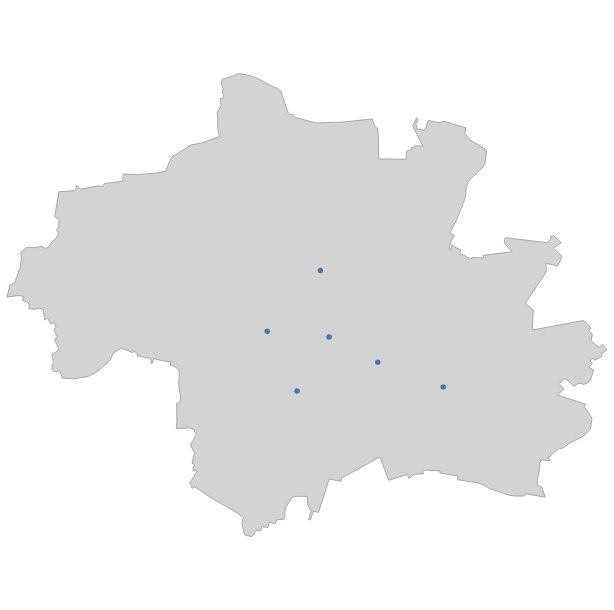

The notebook cell saved with this chart:
### Code cell
# Plot mit Altair
# 1.  mark_geoshape transparently uses the geometry column
basemap = alt.Chart(mmap).mark_geoshape(
    # add some styling to reduce the salience of the basemap
    fill="lightgray", stroke="darkgray"
).properties(width=600, height=600)

# 2.  we use mark_circle to have more control over visual variables
markers = alt.Chart(gdf).mark_circle(opacity=1).encode(
    # point latitude & longitude to coordinates in geometry column
    longitude='geometry.coordinates[0]:Q',
    latitude='geometry.coordinates[1]:Q',
    tooltip=['zaehlstelle'],
)
# combine the two layers 
basemap + markers

### Figure 1 — Vega-Lite specification as saved in the notebook (floating-point values rounded to 4 significant figures; data arrays with more than 128 entries replaced by an {"elided": "..."} marker saying what was removed)
{"config": {"view": {"continuousWidth": 300, "continuousHeight": 300}}, "layer": [{"data": {"name": "data-826249574c7cdbb25df9574946cfa892"}, "mark": {"type": "geoshape", "fill": "lightgray", "stroke": "darkgray"}}, {"data": {"name": "data-d20b0244f2f87b8879dbc97e304645d4"}, "mark": {"type": "circle", "opacity": 1}, "encoding": {"latitude": {"field": "geometry.coordinates[1]", "type": "quantitative"}, "longitude": {"field": "geometry.coordinates[0]", "type": "quantitative"}, "tooltip": [{"field": "zaehlstelle", "type": "nominal"}]}}], "height": 600, "width": 600, "$schema": "https://vega.github.io/schema/vega-lite/v5.16.3.json", "datasets": {"data-826249574c7cdbb25df9574946cfa892": [{"ADE": 4, "GF": 4, "BSG": 1, "RS": "09162", "AGS": "09162", "SDV_RS": "091620000000", "GEN": "München", "BEZ": "Kreisfreie Stadt", "IBZ": 40, "BEM": "--", "NBD": "ja", "SN_L": "09", "SN_R": "1", "SN_K": "62", "SN_V1": "00", "SN_V2": "00", "SN_G": "000", "FK_S3": "R", "NUTS": "DE212", "RS_0": "091620000000", "AGS_0": "09162000", "WSK": "2004-12-31", "DEBKG_ID": "DEBKGDL20000E06K", "destatis": {"population": 1471508, "population_m": 717308, "population_w": 754200}, "type": "Feature", "geometry": {"type": "Polygon", "coordinates": {"elided": "1x301x2 float values"}}}], "data-d20b0244f2f87b8879dbc97e304645d4": [{"zaehlstelle": "Arnulf", "zaehlstelle_lang": "Arnulfstr. 9 - 11 Südseite", "latitude": 48.14, "longitude": 11.56, "richtung_1": "Ost", "richtung_2": "West", "besonderheiten": "nur Stadteinwärts. Die Zählungen der Zählstelle Arnulfstraße sind seit Anfang 2021 stark von der dortigen Baustelle beeinflusst.", "type": "Feature", "geometry": {"type": "Point", "coordinates": [11.56, 48.14]}}, {"zaehlstelle": "Kreuther", "zaehlstelle_lang": "Bad-Kreuther-Str.", "latitude": 48.12, "longitude": 11.62, "richtung_1": "West", "richtung_2": "Ost", "besonderheiten": "Im April 2020 wurde die Zählschleife am Joseph-Hörwick-Weg auf den gesamten Querschnitt des Fuß- und Radweges ausgeweitet. Die Breite der Zählschleife hat sich dadurch in etwa verdoppelt. Bitte beachten Sie, dass Veränderungen in den Zahlen ab dem 1. April 2020 darauf zurückzuführen sind. ", "type": "Feature", "geometry": {"type": "Point", "coordinates": [11.62, 48.12]}}, {"zaehlstelle": "Olympia", "zaehlstelle_lang": "Rudolf-Harbig-Weg (Olympia Park)", "latitude": 48.17, "longitude": 11.55, "richtung_1": "Nord", "richtung_2": "Süd", "besonderheiten": null, "type": "Feature", "geometry": {"type": "Point", "coordinates": [11.55, 48.17]}}, {"zaehlstelle": "Hirsch", "zaehlstelle_lang": "Birketweg HLP (Hirschgarten)", "latitude": 48.14, "longitude": 11.52, "richtung_1": "West", "richtung_2": "Ost", "besonderheiten": null, "type": "Feature", "geometry": {"type": "Point", "coordinates": [11.52, 48.14]}}, {"zaehlstelle": "Margareten", "zaehlstelle_lang": "Margaretenstr. (Harras)", "latitude": 48.12, "longitude": 11.54, "richtung_1": "West", "richtung_2": "Ost", "besonderheiten": null, "type": "Feature", "geometry": {"type": "Point", "coordinates": [11.54, 48.12]}}, {"zaehlstelle": "Erhardt", "zaehlstelle_lang": "Erhardtstr. (Deutsches Museum)", "latitude": 48.13, "longitude": 11.58, "richtung_1": "Süd", "richtung_2": "Nord", "besonderheiten": "Es wird auf dem Fahrradweg als auch auf dem Fußweg gezählt.", "type": "Feature", "geometry": {"type": "Point", "coordinates": [11.58, 48.13]}}]}}
